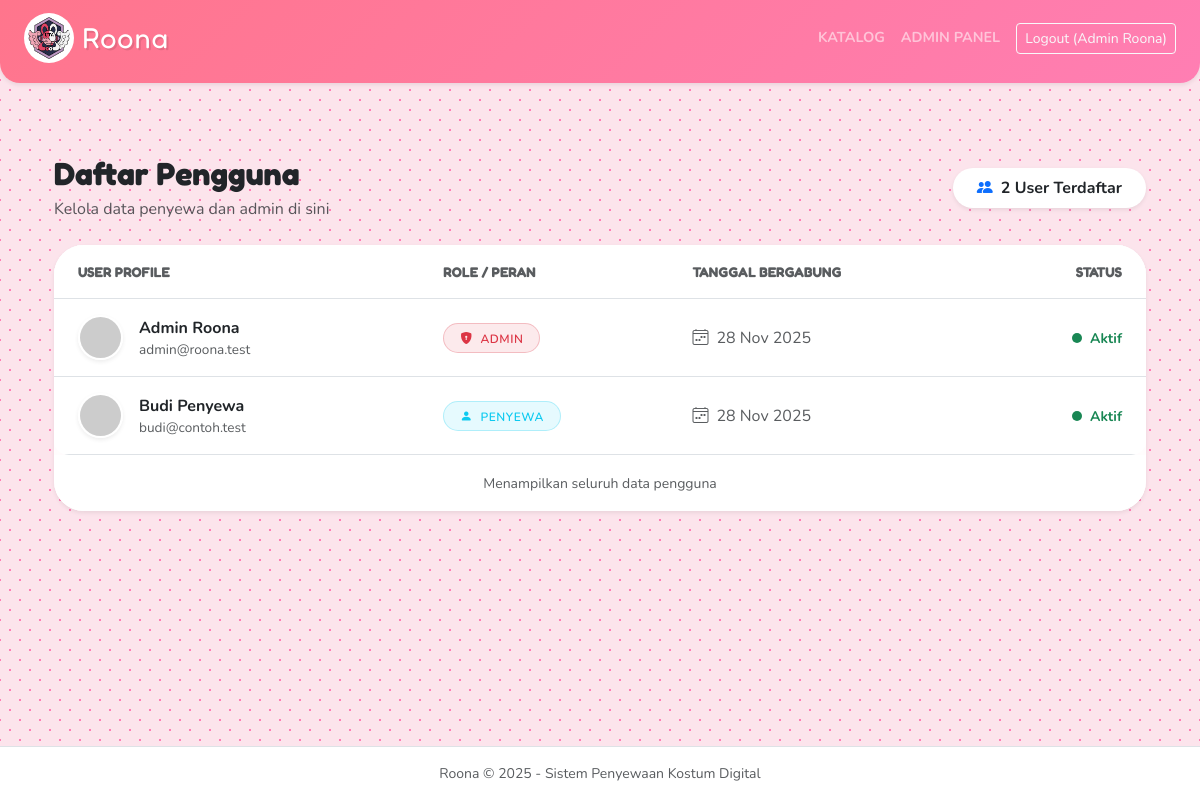
The page /index.php?action=admin_users (signed in) on the database its author committed.
### tables this page shows
CREATE TABLE users (
  id INT AUTO_INCREMENT PRIMARY KEY,
  nama VARCHAR(100) NOT NULL,
  email VARCHAR(150) NOT NULL UNIQUE,
  password VARCHAR(255) NOT NULL,
  role ENUM('admin','penyewa') NOT NULL DEFAULT 'penyewa',
  created_at TIMESTAMP DEFAULT CURRENT_TIMESTAMP
);

### app/controllers/AdminController.php (called while the page is built, shortened)
<?php
require_once __DIR__ . '/../models/User.php';
class AdminController {
    private $userModel;
    public function __construct($pdo){
        $this->userModel = new User($pdo);
    }
    public function listUsers(){
        $users = $this->userModel->all();
        include __DIR__ . '/../views/admin/user_list.php';
    }
}

### app/models/User.php (called while the page is built, shortened)
<?php
class User {
    private $pdo;
    public function __construct($pdo){ $this->pdo = $pdo; }
    public function all(){
        $stmt = $this->pdo->query("SELECT id,nama,email,role,created_at FROM users ORDER BY created_at DESC");
        return $stmt->fetchAll();
    }
}

### app/views/admin/user_list.php (the view)
<?php include __DIR__ . '/../partials/header.php'; ?>
<div class="container py-5">
    <div class="d-flex justify-content-between align-items-center mb-4">
        <div>
            <h2 class="fw-bold text-dark mb-1" style="font-family: 'Fredoka', sans-serif;">Daftar Pengguna</h2>
            <p class="text-muted mb-0">Kelola data penyewa dan admin di sini</p>
        </div>
        <div class="bg-white px-4 py-2 rounded-pill shadow-sm d-flex align-items-center gap-2">
            <i class="bi bi-people-fill text-primary"></i>
            <span class="fw-bold text-dark"><?=count($users)?> User Terdaftar</span>
        </div>
    </div>
    <div class="card border-0 shadow-sm overflow-hidden" style="border-radius: 30px;">
        <div class="card-body p-0">
            <div class="table-responsive">
                <table class="table table-hover align-middle mb-0">
                    <thead class="bg-light">
                        <tr>
                            <th class="ps-4 py-3 text-muted small text-uppercase fw-bold">User Profile</th>
                            <th class="py-3 text-muted small text-uppercase fw-bold">Role / Peran</th>
                            <th class="py-3 text-muted small text-uppercase fw-bold">Tanggal Bergabung</th>
                            <th class="pe-4 py-3 text-end text-muted small text-uppercase fw-bold">Status</th>
                        </tr>
                    </thead>
                    <tbody>
                    <?php foreach($users as $u): ?>
                        <tr>
                            <td class="ps-4 py-3">
                                <div class="d-flex align-items-center">
                                    <img src="https://ui-avatars.com/api/?name=<?=urlencode($u['nama'])?>&background=random&color=fff&size=128"
                                         alt="Avatar"
                                         class="rounded-circle shadow-sm me-3"
                                         style="width: 45px; height: 45px; border: 2px solid white;">
                                    <div class="d-flex flex-column">
                                        <span class="fw-bold text-dark"><?=htmlspecialchars($u['nama'])?></span>
                                        <span class="text-muted small" style="font-size: 0.85rem;"><?=htmlspecialchars($u['email'])?></span>
                                    </div>
                                </div>
                            </td>
                            <td>
                                <?php if($u['role'] == 'admin'): ?>
                                    <span class="badge bg-danger bg-opacity-10 text-danger px-3 py-2 rounded-pill border border-danger border-opacity-25">
                                        <i class="bi bi-shield-lock-fill me-1"></i> ADMIN
                                    </span>
                                <?php else: ?>
                                    <span class="badge bg-info bg-opacity-10 text-info px-3 py-2 rounded-pill border border-info border-opacity-25">
                                        <i class="bi bi-person-fill me-1"></i> PENYEWA
                                    </span>
                                <?php endif; ?>
                            </td>
                            <td>
                                <div class="d-flex align-items-center text-muted">
                                    <i class="bi bi-calendar4-week me-2"></i>
                                    <?=date('d M Y', strtotime($u['created_at']))?>
                                </div>
                            </td>
                            <td class="pe-4 text-end">
                                <span class="d-inline-block bg-success rounded-circle" style="width: 10px; height: 10px;" title="Aktif"></span>
                                <span class="ms-1 text-success fw-bold small">Aktif</span>
                            </td>
                        </tr>
                    <?php endforeach; ?>
                    </tbody>
                </table>
            </div>
        </div>
        <div class="card-footer bg-white py-3 text-center border-0">
            <small class="text-muted">Menampilkan seluruh data pengguna</small>
        </div>
    </div>
</div>
<?php include __DIR__ . '/../partials/footer.php'; ?>

### public/assets/style.css (style rules this page uses)
:root { --anime-bg: #2b2d42; --anime-primary: #ff7eb3; --anime-secondary: #7afcff; --anime-card-bg: rgba(255, 255, 255, 0.9); --anime-text: #2d3436; --font-header: 'Fredoka', sans-serif; --font-body: 'Nunito', sans-serif; }
body.anime-theme { background-color: #fce4ec; background-image: radial-gradient(#ff7eb3 1px, transparent 1px), radial-gradient(#ff7eb3 1px, transparent 1px); background-size: 20px 20px; background-position: 0 0, 10px 10px; font-family: var(--font-body); color: var(--anime-text); }
.card { border: none; border-radius: 20px; background: var(--anime-card-bg); backdrop-filter: blur(10px); box-shadow: 0 10px 25px rgba(255, 126, 179, 0.15); transition: transform 0.3s ease, box-shadow 0.3s ease; overflow: hidden; }
h1, h2, h3, h4, h5 { font-family: var(--font-header); color: #4a4a4a; }
.table { background: white; border-radius: 15px; overflow: hidden; }
.table thead { background: #fff0f5; color: #d63384; font-family: var(--font-header); }
.badge { border-radius: 10px; padding: 6px 12px; font-weight: 600; letter-spacing: 0.5px; }

### rows shown on the page
users: nama "Admin Roona", email "admin@roona.test", role "admin" (drawn), created_at "28 Nov 2025"
users: nama "Budi Penyewa", email "budi@contoh.test", role "penyewa" (drawn), created_at "28 Nov 2025"

### other values the page prints
$_SESSION['user']['nama'] "Admin Roona"
count($users) "2"
